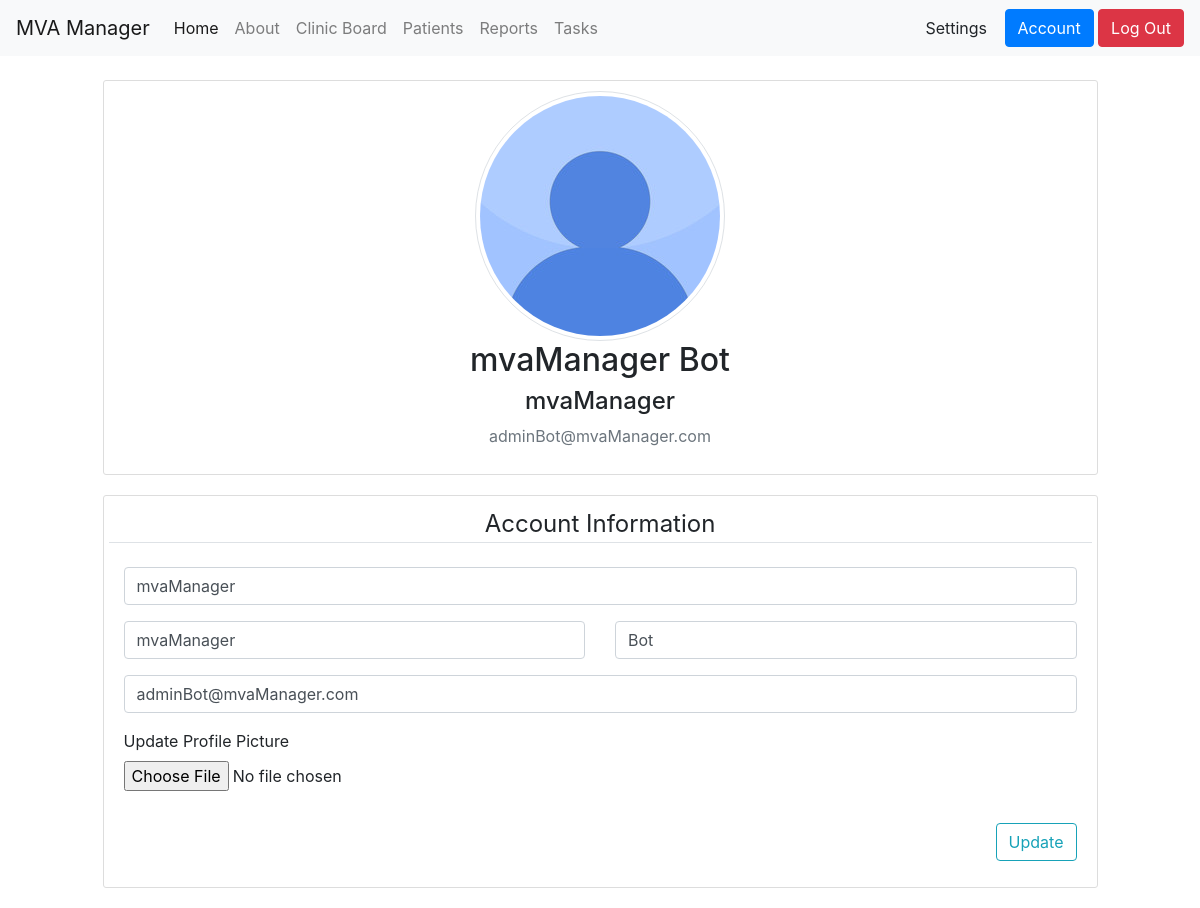
Page /account (signed in) on the committed database.
### mvaManager/models.py (models this page shows, shortened)
class User(db.Model, UserMixin):
  id = db.Column(db.Integer, primary_key=True)
  username = db.Column(db.String(20), unique=True, nullable=False)
  firstname = db.Column(db.String(20), nullable=False)
  lastname = db.Column(db.String(20), nullable=False)
  email = db.Column(db.String(120), unique=True, nullable=False)
  image_file = db.Column(db.String(20), nullable=False, default='default.jpg')
  password = db.Column(db.String(60), nullable=False)
  posts = db.relationship('Post', backref='author', lazy=True)

### mvaManager/users/routes.py (the view)
@users.route('/account', methods=['GET', 'POST'])
@login_required
def account():
  form = updateAccountForm()
  if form.validate_on_submit():
    if form.picture.data:
      picture_file = save_picture(form.picture.data)
      current_user.image_file = picture_file
    current_user.username = form.username.data
    current_user.firstname = form.firstname.data
    current_user.lastname = form.lastname.data
    current_user.email = form.email.data
    db.session.commit()
    flash('Your account has been updated.', 'success')
    return redirect( url_for('users.account') )
  elif request.method == 'GET':
    form.username.data = current_user.username
    form.firstname.data = current_user.firstname
    form.lastname.data = current_user.lastname
    form.email.data = current_user.email
  image_file = url_for('static', filename='profile_pictures/' + current_user.image_file)
  return render_template('account.html', title='Account', image_file = image_file, form=form)

### mvaManager/users/forms.py (shortened to what this page needs)
class updateAccountForm(FlaskForm):
  username = StringField('Username', validators=[DataRequired(), Length(min=8, max=16)], render_kw ={"placeholder":" Username"})
  picture = FileField('Update Profile Picture', validators=[FileAllowed(['jpg', 'png'])])
  firstname = StringField('First Name', validators=[DataRequired()], render_kw={"placeholder": " First Name"})
  lastname = StringField('Last Name', validators=[DataRequired()], render_kw={"placeholder": " Last Name"})
  email = StringField('Email', validators=[DataRequired(), Email()], render_kw={"placeholder": " Email"})
  submit = SubmitField('Update')

### mvaManager/models.py (called while the page is built)
@login_manager.user_loader
def load_user(user_id):
  return User.query.get(int(user_id))

### mvaManager/templates/account.html (shortened to what this page needs)
{% extends "layout.html" %}
  {% block content %}
  <br>
    <div class="content-section">
      <div class="media">
        <img class="rounded-circle img-thumbnail account-img mx-auto" src="{{ image_file }}">
      </div>
          <h2 class="account-heading text-center"> {{ current_user.firstname}} {{ current_user.lastname}}</h2>
          <h4 class="account-heading text-center"> {{ current_user.username }}</h2>
          <p class="text-secondary text-center"> {{ current_user.email }} </p>
    </div>
    <div class="content-section">
    <form method="POST" action="" enctype="multipart/form-data">
        <fieldset class="form-group">
          <div class="row">
            <legend class="border-bottom mb-4" style="text-align:center"> Account Information </legend>
          </div>
          <div class= "row">
            <div class="col-md-12">
              <div class="form-group">
               {% if form.username.errors %}
                {{ form.username(class="form-control is-invalid") }}
                <div class="invalid-feedback">
                  {% for error in form.username.errors %}
                    <span>{{ error }}</span>
                  {% endfor %}
                </div>
                {% else %}
                {{ form.username(class="form-control") }}
               {% endif %}
              </div>
            </div>
          </div>
          <div class= "row">
            <div class="col-md-6">
              <div class="form-group">
                {{ form.firstname(class="form-control") }}
              </div>
            </div>
            <div class="col-md-6">
              <div class="form-group">
                {{ form.lastname(class="form-control") }}
              </div>
            </div>
          </div>
          <div class="row">
            <div class="col-md-12">
              <div class="form-group">
               {% if form.email.errors %}
                {{ form.email(class="form-control is-invalid") }}
                <div class="invalid-feedback">
                  {% for error in form.email.errors %}
                    <span>{{ error }}</span>
                  {% endfor %}
                </div>
                {% else %}
                  {{ form.email(class="form-control") }}
                {% endif %}
              </div>
            </div>
          </div>
          <div class="form-group">
            {{ form.picture.label() }}
            {{ form.picture(class="form-control-file")}}
          </div>
        </fieldset>
        <div class="text-right">
          <div class="form-group">
            {{ form.submit(class="btn btn-outline-info") }}
          </div>
        </div>
      </form>
    </div>
    </div>
  {% endblock content %}

### mvaManager/static/main.css (style rules this page uses)
.content-section { background: #ffffff; padding: 10px 20px; border: 1px solid #dddddd; border-radius: 3px; margin-bottom: 20px; }

### rows in the picture
User: firstname "mvaManager", lastname "Bot", username "mvaManager", email "adminBot@mvaManager.com"
